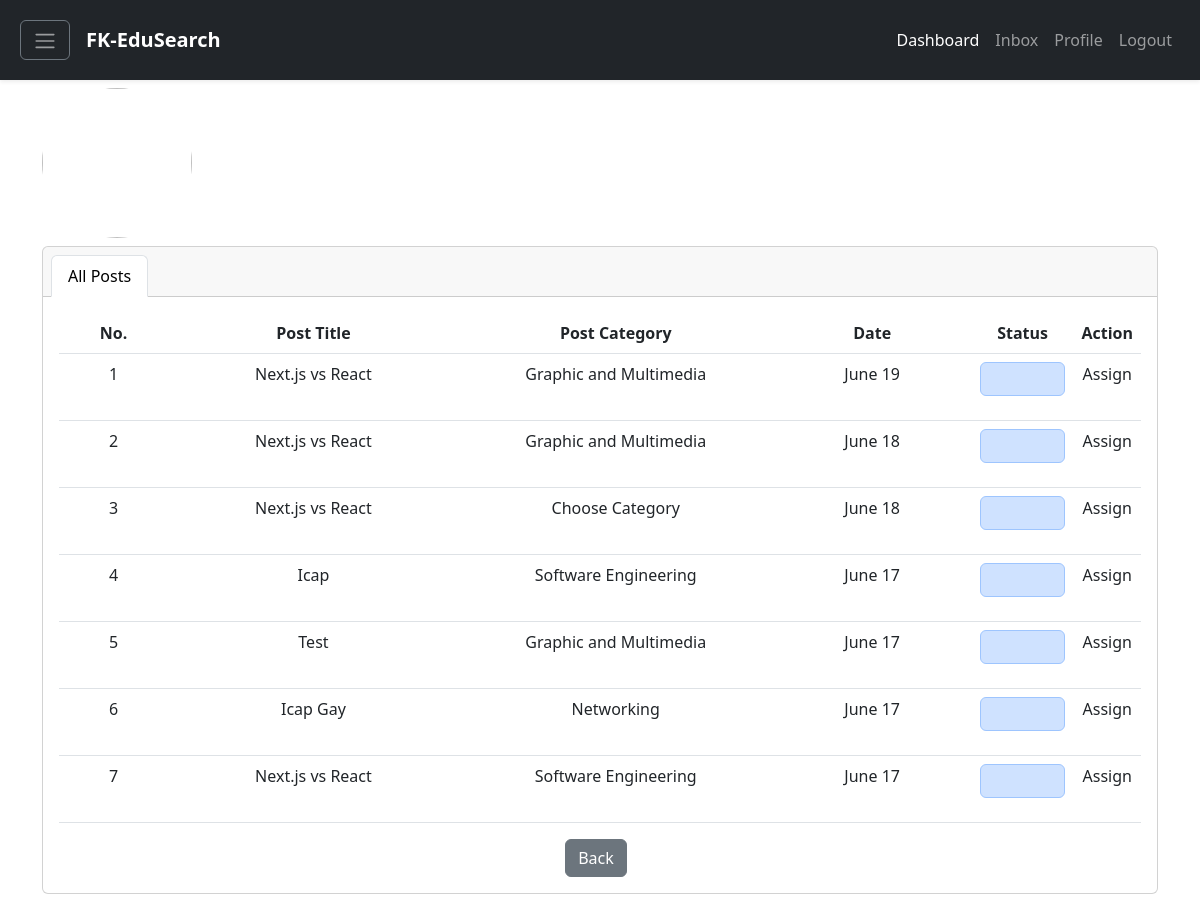
Page /adminPost.php on the earlier database version.
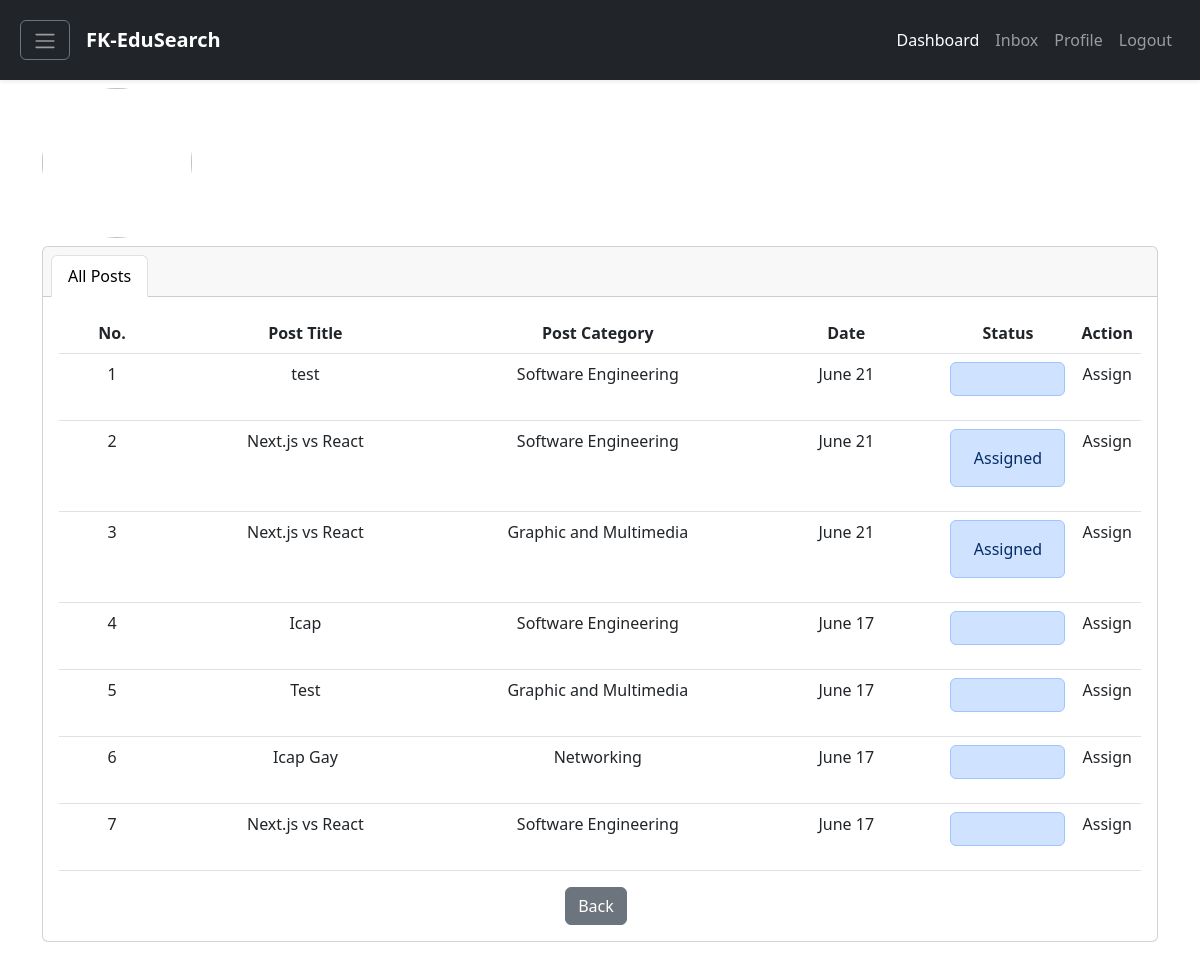
Same page on the later database version.
### tables this page shows
CREATE TABLE `post` (
  `postid` int(11) NOT NULL,
  `userid` int(11) DEFAULT NULL,
  `replyid` int(11) DEFAULT NULL,
  `expertid` int(11) DEFAULT NULL,
  `postTopic` varchar(60) NOT NULL,
  `postContent` varchar(1000) NOT NULL,
  `postCategory` varchar(60) NOT NULL,
  `image` longblob NOT NULL,
  `postDate` timestamp NOT NULL DEFAULT current_timestamp() ON UPDATE current_timestamp(),
  `postStatus` varchar(60) DEFAULT NULL
);

### classes/Post.classes.php (called while the page is built, shortened)
<?php
class Post extends Connection
{
    public function getAllPost() {
        $connection = $this->getConnection();
        $query = "SELECT * FROM POST ORDER BY postDate DESC";
        $result = mysqli_query($connection, $query);
        if(!$result) {
            return false;
        } else {
            return $result;
        }
    }
}
?>

### classes/PostController.classes.php (called while the page is built, shortened)
<?php
class PostController extends Post
{
    public function getAllPostController() {
        return $this->getAllPost();
    }
}
?>

### adminPost.php (the view, shortened to what the changed rows need)
<!DOCTYPE html>
<html lang="en">
<head>
    <link
        rel="stylesheet"
        href="https://cdnjs.cloudflare.com/ajax/libs/animate.css/4.1.1/animate.min.css"
    />
    <link href="https://cdn.jsdelivr.net/npm/bootstrap@5.3.0-alpha3/dist/css/bootstrap.min.css" rel="stylesheet">
</head>
<body>
    <?php include "components/navigation.php"; ?>
    <?php include "config/autoload.php";
        $getPost = new PostController();
        $allPost = $getPost->getAllPostController();
    ?>
<div class="container py-4">
        <div class="card text-center">
            <div class="card-body">
                <div class="tab-content">
                    <div id="allPost" class="tab-pane fade show active">
                        <table class="table">
                            <thead>
                                <tr>
                                    <th style="width:200px;">No.</th>
                                    <th style="width:600px;">Post Title</th>
                                    <th style="width:600px;">Post Category</th>
                                    <th style="width:400px">Date</th>
                                    <th style="width:150px;">Status</th>
                                    <th style="width:50px">Action</th>
                                </tr>
                            </thead>
                            <tbody>
                                <?php
                                if ($allPost) {
                                    if ($allPost->num_rows > 0) {
                                        $counter = 1;
                                        while ($row = $allPost->fetch_assoc()) {
                                            $postID = $row['postid'];
                                            $postTopic = $row['postTopic'];
                                            $postCategory = $row['postCategory'];
                                            $postStatus = $row['postStatus'];
                                            echo '
                                            <tr>
                                                <td>'.$counter.'</td>
                                                <td>'.$postTopic.'</td>
                                                <td>'.$postCategory.'</td>
                                                <td>'. date("F d", strtotime($row['postDate'])).'</td>
                                                <td>
                                                    <div class="alert alert-primary" role="alert">
                                                        '.$postStatus.'
                                                    </div>
                                                </td>
                                                <td>
                                                    <a class="dropdown-item" href="" data-bs-toggle="modal" data-bs-target="#updateModel'.$postID.'" >Assign</a>
                                                </td>
                                            </tr>
                                            <div class="modal fade update-post animate__animated animate__fadeInDown" id="updateModel'.$postID.'" tabindex="-1" aria-labelledby="updateModalLabel" aria-hidden="true">
                                                <div class="modal-dialog modal-dialog-centered">
                                                    <div class="modal-content">
                                                        <div class="modal-body">
                                                            <form action="adminPost.php" method="post">
                                                                <input type="hidden" name="postID" value="'.$postID.'">
                                                                <div class="mb-3">
                                                                    <select class="form-select" size="3" name="expertid" aria-label="size 3 select example">
                                                                        <option selected>Open this select menu</option>';
                                                                    echo'
                                                                    </select>
                                                                </div>
                                                                <div class="d-flex justify-content-end">
                                                                    <button type="submit" name="assign" class="btn btn-primary">Assign</button>
                                                                </div>
                                                            </form>
                                                        </div>
                                                    </div>
                                                </div>
                                            </div>
                                            ';
                                            $counter++;
                                        }
                                    }
                                }
                                ?>
                            </tbody>
                        </table>
                    </div>
                </div>
            </div>
        </div>
    </div>
</body>
</html>

Differences in the rows shown:
removed post: postTopic "Next.js vs React", postCategory "Graphic and Multimedia", postDate "June 19"
removed post: postTopic "Next.js vs React", postCategory "Choose Category", postDate "June 18"
added post: postTopic "test", postCategory "Software Engineering", postDate "June 21"
added post: postTopic "Next.js vs React", postCategory "Software Engineering", postDate "June 21", postStatus "Assigned"
changed post (number 3 of 7 on the later page): postDate "June 18" → "June 21"; postStatus (not shown) → "Assigned"
